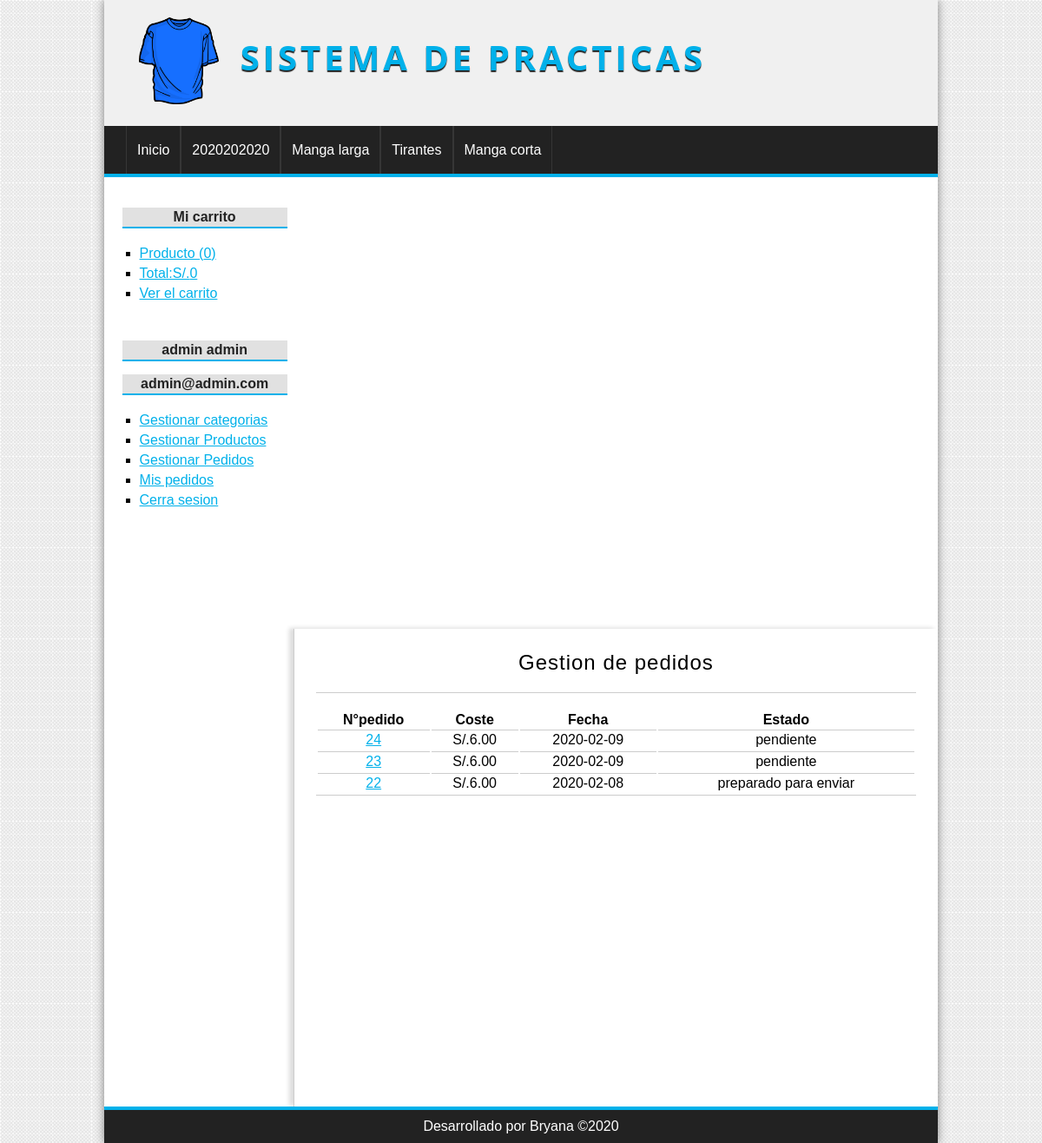
The app's page /pedido/gestion (signed in) with its own data.
### tables this page shows
CREATE TABLE IF NOT EXISTS `categorias` (
  `id` int(255) NOT NULL AUTO_INCREMENT,
  `nombre` varchar(100) NOT NULL,
  PRIMARY KEY (`id`)
);

CREATE TABLE IF NOT EXISTS `pedidos` (
  `id` int(255) NOT NULL AUTO_INCREMENT,
  `usuario_id` int(255) NOT NULL,
  `provincia` varchar(100) NOT NULL,
  `localidad` varchar(100) NOT NULL,
  `direccion` varchar(255) NOT NULL,
  `coste` float(200,2) NOT NULL,
  `estado` varchar(20) NOT NULL,
  `fecha` date DEFAULT NULL,
  `hora` time DEFAULT NULL,
  PRIMARY KEY (`id`),
  KEY `fk_pedido_usuario` (`usuario_id`)
);

### config/db.php (called while the page is built)
<?php
class Database
{
	public static function connect()
	{
		$bd = new mysqli('localhost','root','','tienda_master');
		$bd ->query("SET NAMES 'UTF-8'");
		return $bd;
	}
}
?>

### helpers/utils.php (called while the page is built, shortened)
<?php
class Utils{
	public static function showCategorias(){
		require_once 'models/categoria.php';
		$categoria = new Categoria();
		$categorias = $categoria->getAll();
		return $categorias;
	}
	public static function showStatus($status){
		$value = 'pendiente';
		if ($status == 'confirm') {
			$value = 'pendiente';
		}elseif ($status == 'preparation') {
			$value = 'En preparacion';
		}elseif ($status == 'ready') {
			$value = 'preparado para enviar';
		}elseif ($status == 'sended') {
			$value = 'Enviado';
		}
		return $value;
	}
}
?>

### models/categoria.php (called while the page is built, shortened)
<?php
class Categoria{
	private $db;
	public function __construct(){
		$this->db = Database::connect();
	}
	public function getAll(){
		$categorias = $this->db->query("SELECT * FROM categorias ORDER BY id DESC ");
		return $categorias;
	}
}
?>

### controllers/pedidoController.php (called while the page is built, shortened)
<?php
require_once 'models/pedido.php';
class pedidoController{
	public function gestion(){
		$gestion = true;
		$pedido = new Pedido();
		$pedidos = $pedido -> getAll();
		require_once 'views/pedido/mis_pedidos.php';
	}
}
?>

### models/pedido.php (called while the page is built, shortened)
<?php
class Pedido{
    private $db;
	public function __construct(){
		$this->db = Database::connect();
	}
	public function getAll(){
		$productos = $this->db->query("SELECT * FROM pedidos ORDER BY id DESC");
		return $productos;
	}
}
?>

### views/pedido/mis_pedidos.php (the view)
<?php if(isset($gestion)):?>
	<h1>Gestion de  pedidos</h1>
<?php else:?>
	<h1>Mis pedidos</h1>
<?php endif;?>
<table >
	<tr>
		<th>N°pedido</th>
		<th>Coste</th>
		<th>Fecha</th>
		<th>Estado</th>
	</tr>
	<?php
		while( $ped = $pedidos->fetch_object()):
	?>
		<tr>
			<td>
				<a href="<?= base_url?>pedido/detalle&id=<?= $ped->id?>"><?= $ped->id?></a>
			</td>
			<td>
				S/.<?=$ped->coste?>
			</td>
			<td>
				<?=$ped->fecha?>
			</td>
			<td>
				<?=Utils::showStatus($ped->estado);?><br/>
			</td>
		</tr>
	<?php endwhile;?>
</table>

### views/layout/header.php (shortened to what this page needs)
<!DOCTYPE html>
<html lang="es">
<head>
	<link rel="stylesheet" href="<?=base_url?>assets/css/styles.css">
</head>
<body>
	<div id="container">
		<header id="header">
			<div id="logo">
				<img src="<?=base_url?>assets/img/camiseta.png" alt="TIENDA ONLINE">
				<a href="<?=base_url?>">
					SISTEMA DE PRACTICAS
				</a>
			</div>
		</header>
		<?php $categorias = Utils::showCategorias();?>
		<nav id="menu" class="">
			<ul>
				<li>
					<a href="<?=base_url?>">Inicio</a>
				</li>
				<?php while ($cat = $categorias->fetch_object()): ?>
					<li>
						<a href="<?=base_url?>categoria/ver&id=<?=$cat->id?>"><?=$cat->nombre?></a>
					</li>
				<?php endwhile;?>
			</ul>
		</nav>
		<div id="content">

### assets/css/styles.css (style rules this page uses)
* { padding: 0px; margin: 0px; font-family: sans-serif, Helvetica, Arial; }
body { background: url(../img/bg.png); }
a { color: #01B1EA; }
table { text-align: center; width: 100%; border-bottom: 1px solid #ccc; }
td { border-top: 1px solid #ccc; padding: 2px; }
#container { width: 80%; margin: 0px auto; box-shadow: 0px 0px 10px gray; background: white; }
#header { height: 145px; background: #F0F0F0; }
#logo { padding: 20px; margin-left: 20px; float:left; }
#logo img { float:left; height: 100px; }
#logo a { float:left; font-size: 40px; letter-spacing: 4px; font-family: 'Open Sans', Helvetica, Arial; text-transform: uppercase; color: #01B1EA; font-weight: bold; text-decoration: none; margin-top: 18px; margin-left: 25px; text-shadow: 0px 2px 1px #222222; transition: all 300ms; }
#menu { clear:both; background: #222; color: white; height: 55px; border-bottom: 4px solid #01B1EA; }
#menu ul { list-style: none; text-decoration: none; margin: 0px auto; margin-left: 25px; }
#menu ul li { line-height: 55px; float:left; border-right: 1px solid #363636; }
#menu a { display: block; color: white; text-decoration: none; padding-left: 12px; padding-right: 12px; transition: all 300ms; }
#menu a:first-child { border-left: 1px solid #363636; }
#content { margin: 0px auto; overflow: hidden; background: white; }
#central h1 { font-size: 24px; font-weight: normal; letter-spacing: 1px; text-align: center; border-bottom: 1px solid #ccc; margin-bottom: 20px; padding: 20px; padding-top: 0px; }

### records on screen
categorias: nombre "2020202020"
categorias: nombre "Manga larga"
categorias: nombre "Tirantes"
categorias: nombre "Manga corta"
pedidos: id "24", coste "6.00", fecha "2020-02-09", estado "pendiente"
pedidos: id "23", coste "6.00", fecha "2020-02-09", estado "pendiente"
pedidos: id "22", coste "6.00", fecha "2020-02-08", estado "preparado para enviar"

### other values on screen
$stats['count'] "0"
$stats['total'] "0"
$_SESSION['identityt']->nombre "admin"
$_SESSION['identityt']->apellidos "admin"
$_SESSION['identityt']->email "admin@admin.com"
